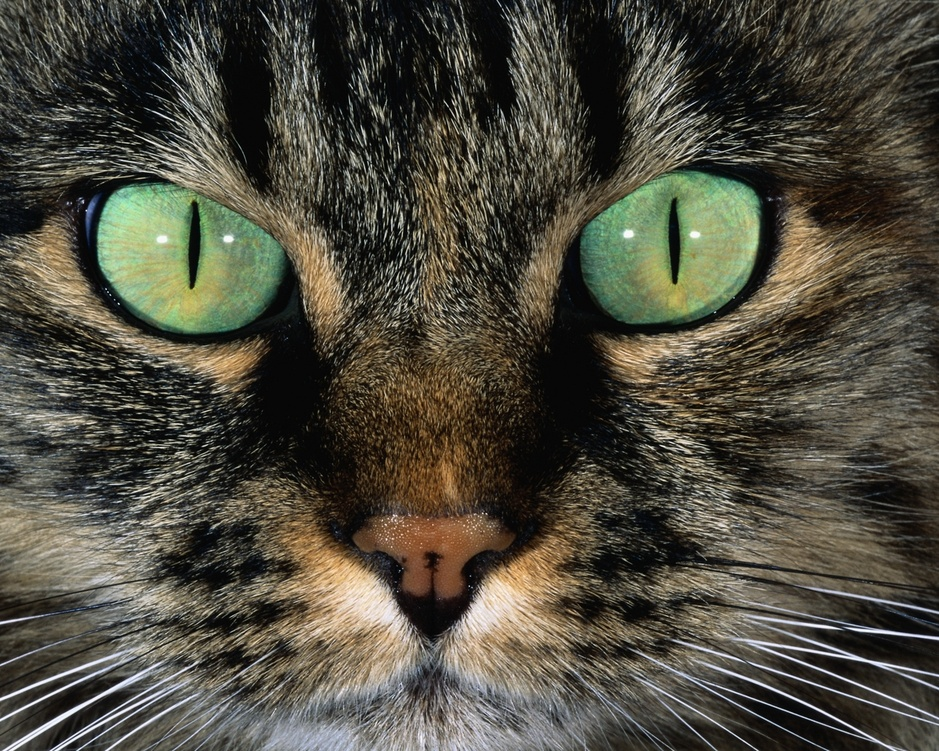
#> input picture src/source/_posts/lens_fft_images/pupil/cat.jpg, 939 x 751 px, shrunk from 1280 x 1024 before the run
$ python pupil.py
#> lines starting #> are read from the running program, lines starting #| are printed output that depends on the picture

from __future__ import division
from pylab import *

figure()
subplot(3, 1, 1)
imshow(imread('cat.jpg'))
axis('off')

subplot(3, 1, 2)
imshow(imread('eagle.jpg'))
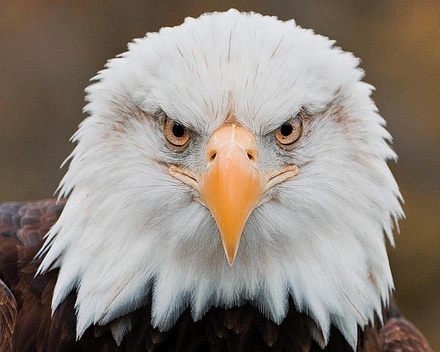
#> input picture src/source/_posts/lens_fft_images/pupil/eagle.jpg, 440 x 352 px, shrunk from 600 x 480 before the run
axis('off')

subplot(3, 1, 3)
imshow(imread('zebra.jpg'))
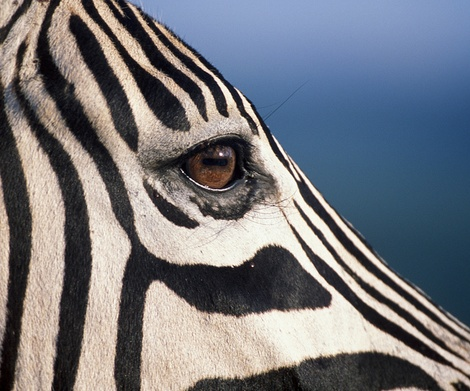
#> input picture src/source/_posts/lens_fft_images/pupil/zebra.jpg, 470 x 391 px, shrunk from 640 x 533 before the run
axis('off')

savefig('stack.png', dpi=300, bbox_inches='tight', pad_inches=0)
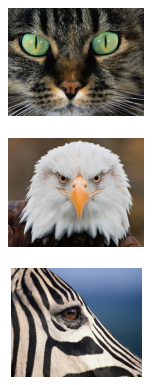
#> figure drawn by matplotlib, 3 panels
show()
